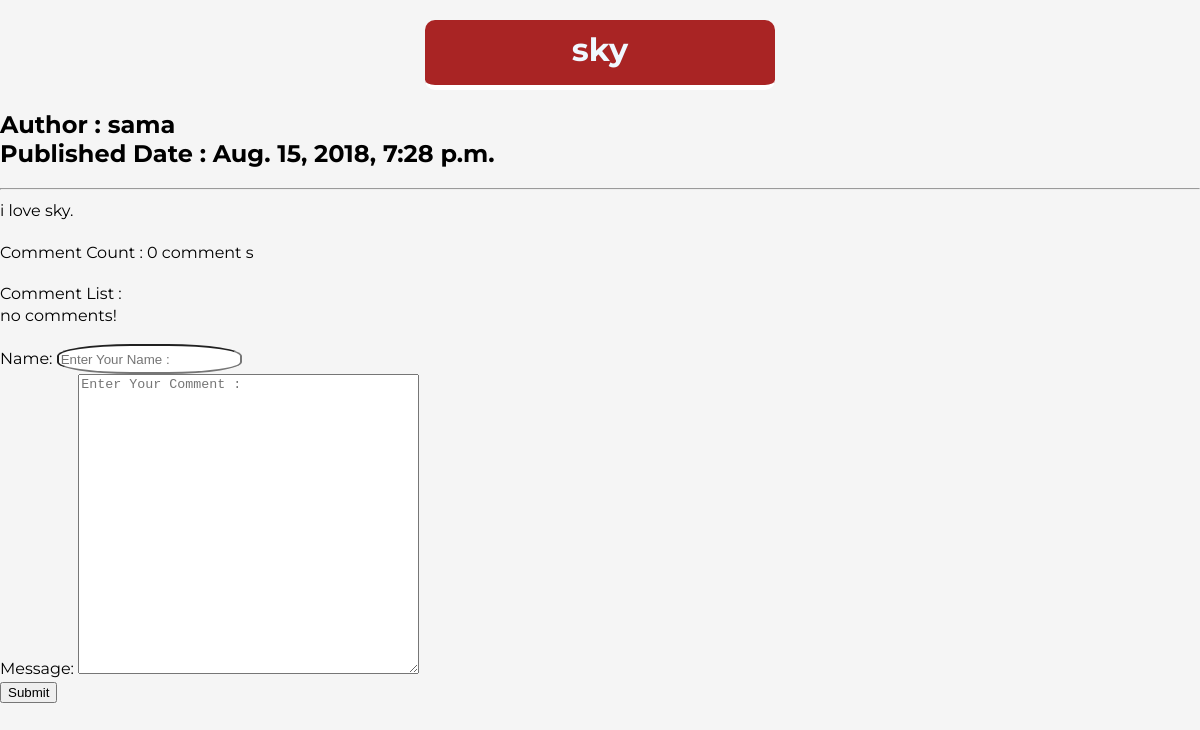
Page /blog/posts/4 on the earlier database version.
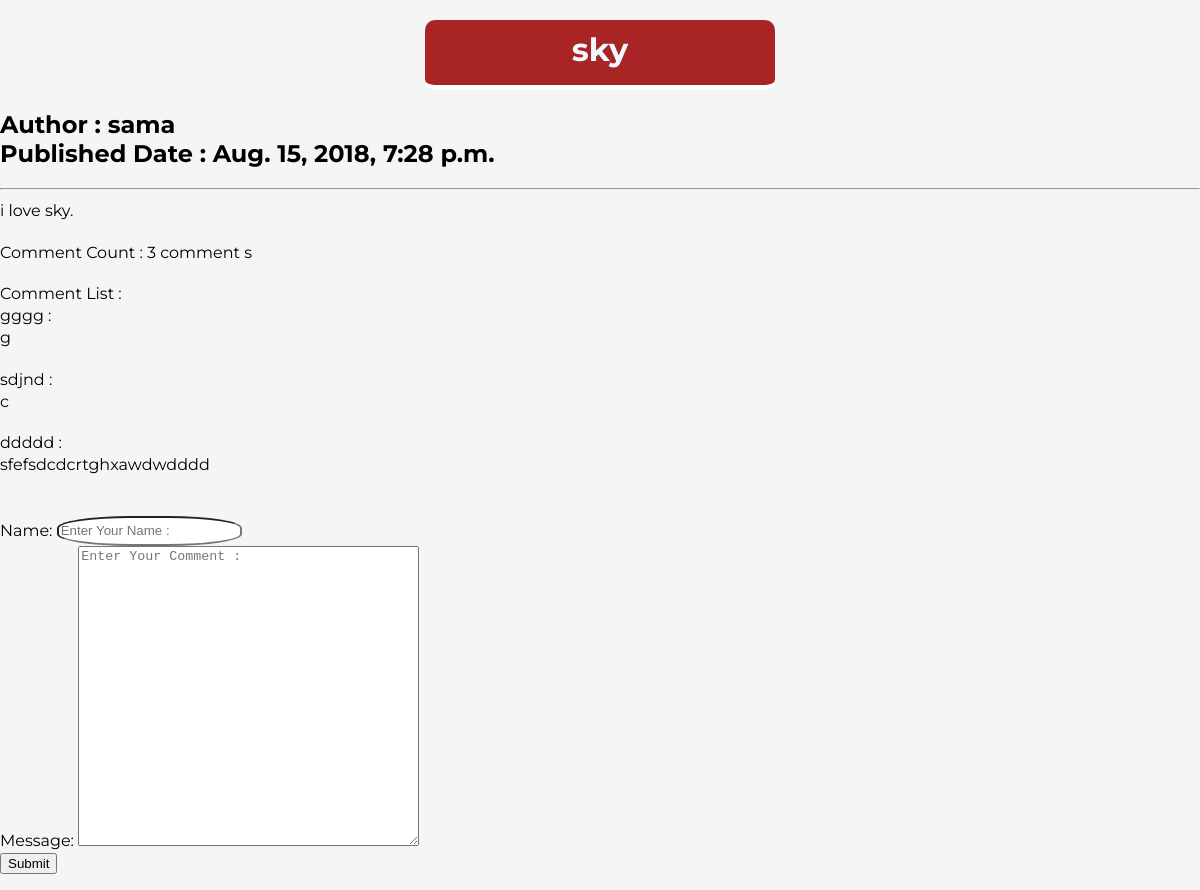
Same page on the later database version.
### blog/models.py (models this page shows, shortened)
class Post(models.Model):
    class Status(models.TextChoices):
        DRAFT = 'DF' , 'Draft'
        PUBLISHED = 'PB' , 'Published'
        REJECTED = 'RJ' , 'Rejected'
    author = models.ForeignKey(User , on_delete=models.CASCADE , related_name='user_posts')
    title = models.CharField(max_length=250)
    description = models.TextField()
    slug = models.SlugField(max_length=250)
    publish = models.DateTimeField(default=timezone.now)
    created = models.DateTimeField(auto_now_add=True)
    updated = models.DateTimeField(auto_now=True)
    status = models.CharField(max_length=2 , choices=Status.choices, default=Status.DRAFT)
    reading_time = models.PositiveIntegerField()
    objects = models.Manager()
    published = PublishedManager()
    class Meta:
        ordering = ['-publish']
        indexes = [
            models.Index(fields=['-publish'])
        ]

class Comment(models.Model):
    post = models.ForeignKey(Post , on_delete=models.CASCADE , related_name="comments" , verbose_name="post")
    name = models.CharField(verbose_name="name" , max_length=250)
    body = models.TextField(verbose_name="message")
    created = models.DateTimeField(auto_now_add=True)
    updated = models.DateTimeField(auto_now=True)
    active = models.BooleanField(default=False)
    class Meta :
        ordering = ['-created']
        indexes = [
            models.Index(fields=['-created'])
        ]
        verbose_name = "comment"
        verbose_name_plural = "comments"

### blog/views.py (the view)
# urls.py: path('posts/<int:id>' , views.post_detail , name = 'post_detail'),
def post_detail(request , id):
    post = get_object_or_404(Post , id = id , status = Post.Status.PUBLISHED)
    comments = post.comments.filter(active = True)
    form = CommentForm()
    context = {
        'post' : post,
        'comments' : comments,
        'form' : form,
    }
    return render(request , 'blog/detail.html' , context)

### blog/forms.py (shortened to what this page needs)
class CommentForm(forms.ModelForm):
    class Meta :
        model = Comment
        fields = ['name' , 'body']
        widgets = {
            'name' : forms.TextInput(attrs={'placeholder' : 'Enter Your Name :' , 'required' : True , 'class' : 'name'}) ,
            'body' : forms.Textarea(attrs={'placeholder' : 'Enter Your Comment :' , 'class' : 'comment_body'})
        }

### blog/templatetags/blog_tags.py (called while the page is built)
@register.filter(name='markdown')
def to_markdown(text):
    return mark_safe(markdown(text))

### blog/templates/blog/detail.html (shortened to what this page needs)
{% extends 'parent/base.html' %}
{% load blog_tags %}
{% block content %}
{% load jformat %}
    <h1>{{post.title}}</h1>
    <h2>
        Author : {{ post.author }}
        <br>
        Published Date : {{ post.publish | jformat:"%Y/%m/%d %H:%M"}}
    </h2>
    <hr>
    <p> {{ post.description | markdown }}</p>
    <br>
    <div>
        {% with comments|length as cm_count %}
            Comment Count : {{ cm_count }} comment {{ cm_count | pluralize}}
        {% endwith %}
    </div>
    <br>
    <div>
        <p>Comment List : </p>
        {% for cm in comments %}
            {{ cm.name }} :
            {{ cm.body | linebreaks}}
            <br>
        {% empty %}
            no comments!
        {% endfor %}
    </div>
    <br>
    <form method="post" action="{% url 'blog:post_comment' post.id %}">
        {{ form.as_p }}
        <input type="submit" value="Submit">
    </form>
{% endblock %}

### blog/templates/parent/base.html (shortened to what this page needs)
{% load static %}
<DOCTYPE html>
    <html lang="en">
    <head>
        <link rel="stylesheet" type="text/css" href="{% static 'css/base.css' %}">
    </head>
    <body>
        {% block content %}{% endblock %}
    </body>
    </html>

### blog/static/css/base.css (style rules this page uses)
* { box-sizing: border-box; }
body { --h: 212deg; --l: 43%; --brandColor: hsl(var(--h), 71%, var(--l)); font-family: Montserrat, sans-serif; margin: 0; background-color: whitesmoke; }
h1 { width: 350px; height: 70px; background-color: #a92424; color: aliceblue; text-align: center; border-bottom: 5px solid #ffffff; border-radius: 10px; margin: 20px auto; padding: 10px; }
p { margin: 0; line-height: 1.6; }
.name { border-radius : 40%; height : 30px; }
.comment_body { height : 300px; }

Differences in the rows shown:
added Comment: name "gggg", body "g"
added Comment: name "sdjnd", body "c"
added Comment: name "ddddd", body "sfefsdcdcrtghxawdwdddd"
Other differences:
{{ cm_count }}: "0" → "3"
text no longer shown: "no comments!"
